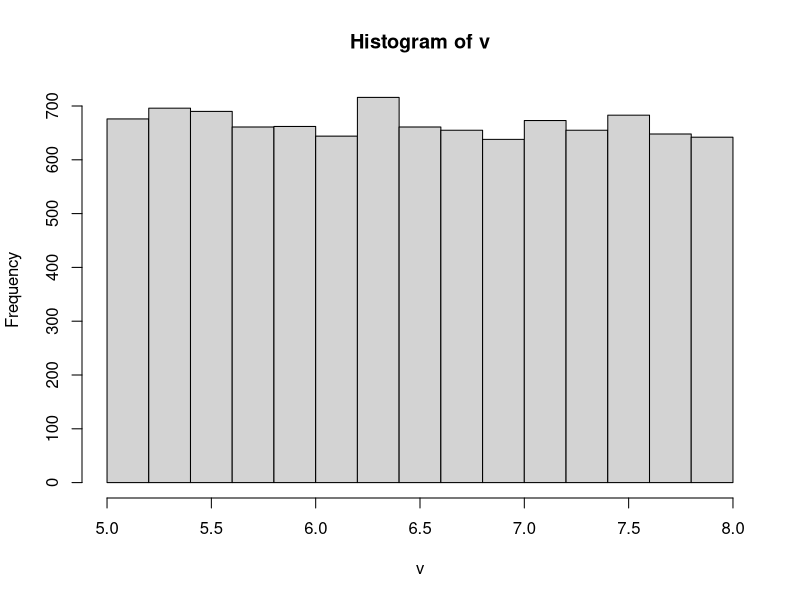
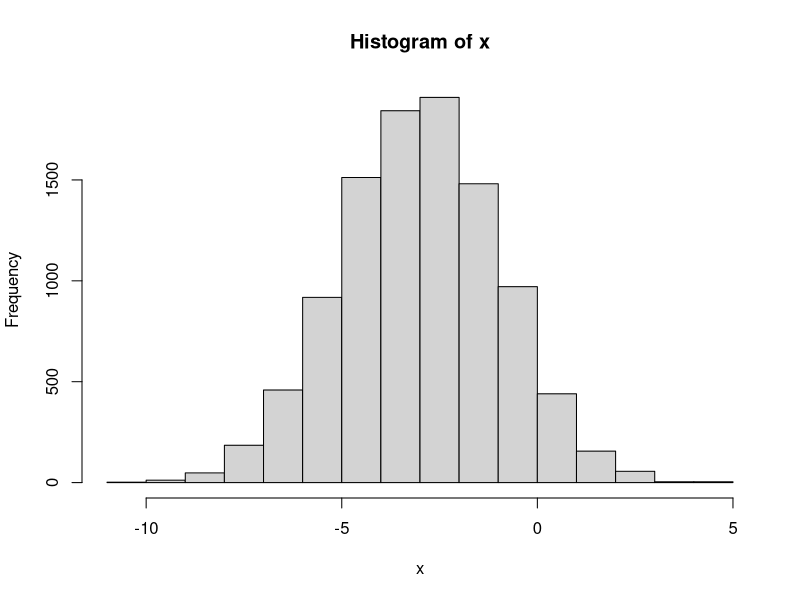
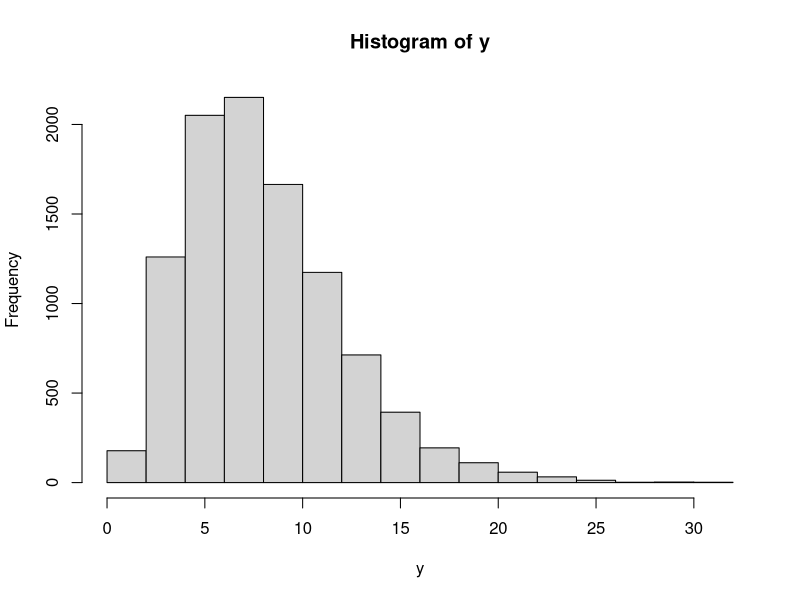
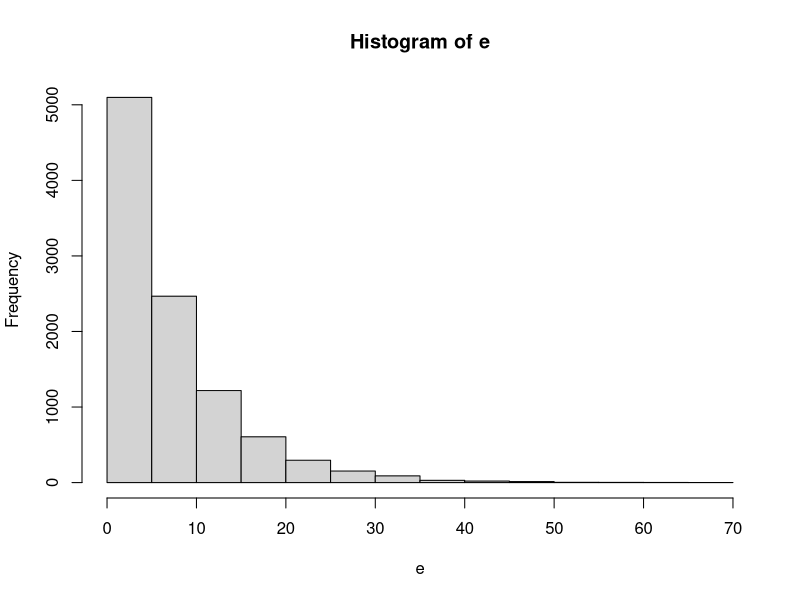
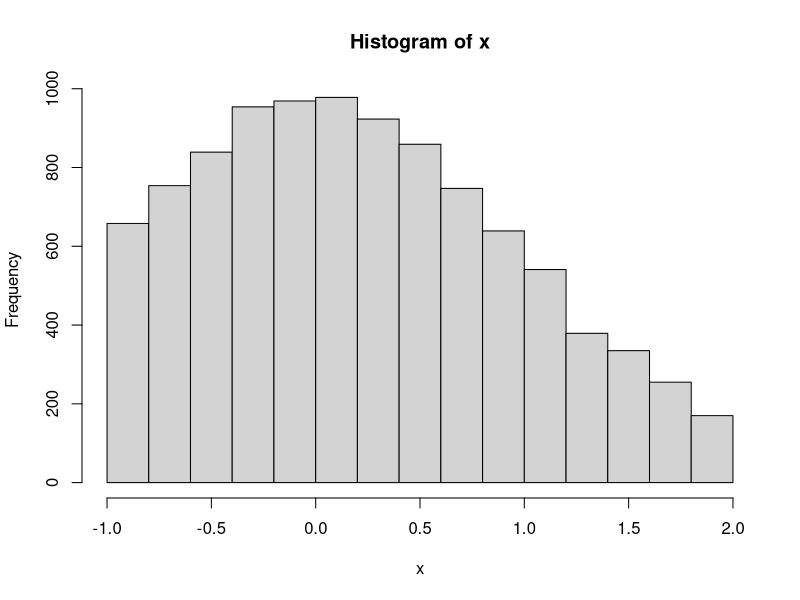

R code for these plots, in order:
## ---- chunk 1
knitr::opts_chunk$set(echo = TRUE)
## ---- chunk 2
# install.packages("matlab")
library(matlab)
## ---- chunk 3
set.seed(999)
S=10000
3*runif(1)+5 #This gives the draw from U(5,8)
## ---- chunk 4
v=3*runif(S)+5 #10000 draws from U(5,8)
hist(v)
## ---- chunk 5
# from N(0,1) to N(-3,2^2)
x=2*rnorm(S)-3
hist(x)
## ---- chunk 6
z=matrix(rnorm(S*8),nrow=S,ncol=8)
y=matrix(rowSums(z^2),nrow = S)
hist(y)
## ---- chunk 7
# multivariate normal
mu=matrix(c(-3,1),nrow=2)
sigma=matrix(c(1,0.8,0.8,1),nrow=2)

x=ones(S,1)%*%t(mu)+matrix(rnorm(S*2),nrow = S)*diag(sigma)
## ---- chunk 8
# exponential case
e=-7*log(1-runif(S))
hist(e)
## ---- chunk 9
# Truncated normal, [-1,2], using acceptance/rejection rule and standard normal g
x=zeros(S,1)
count=0
for (i in 1:S){
  done=0
  while (done==0){
    y=rnorm(1)
    count=count+1
    if (y>-1&y<2){
      x[i]=y
      done=1}
  }
}
hist(x)
count
## ---- chunk 10
howmany=100
u=matrix(runif(S*howmany),nrow = S,ncol=howmany)
e=-7*log(1-u)
theta=colMeans(e)
mean(theta)
std(theta)
# Using twice as many draws decreases the standard error by a factor of sqrt(2)
u_more=matrix(runif(S*howmany),nrow=S,ncol=howmany)
e_more=-7*log(1-u_more)
dim(e_more)
e_double=matrix(c(e,e_more),nrow = 2*S,ncol=howmany)
theta_double=colMeans(e_double)
std(theta_double)
## ---- chunk 11
#But now we don't need double size of draws
# antithetic acceleration perform better
e_star=-7*log(u)
e_anti=(e+e_star)/2
theta_anti=colMeans(e_anti)
std(theta_anti)
## ---- chunk 12
x=matrix(-3*log(1-runif(S*howmany)),nrow = S,ncol = howmany)
w=(exp(-x/7)/7)/(exp(-x/3)/3)
ta_is=sum(w*x)/sum(w)
mean(ta_is)
std(ta_is)
